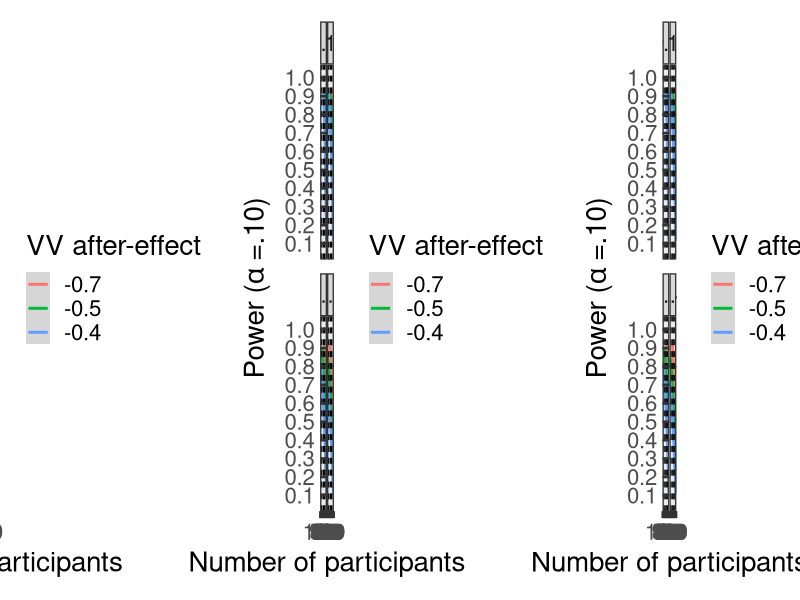

Generate this figure with R:
library(ggplot2)
library(tidyverse)
library(MASS)

#power_intra---------------


power_intra<-function(N = 20, mu1, sigma1, mu2, sigma2,es=0.1,
                      cor = c(0.2, 0.4, 0.6)){
mu_pre_post <- c(pre = mu1, post = mu2)
correlations <- cor
set.seed(1)
n_sims <- 100 # we want 100 simulations
p_vals <- c()
# this vector will contain the power for each sample-size (it needs the initial 0 for the while-loop to work)
cohens_ds <- c()

powers_at_cor <- list()
cohens_ds_at_cor <- list()

for(icor in 1:length(correlations)){ # do a power-simulation for each specified simulation
  n <- 2 # sample-size 
  i <- 2 # index of the while loop for saving things into the right place in the lists
  power_at_n <- c(0) 
  cohens_ds_at_n <- c() 
  sigma <- matrix(c(sigma1^2, sigma1*sigma2*correlations[icor], 
                    sigma1*sigma2*correlations[icor], sigma2^2), 
                  ncol = 2) #var-covar matrix
  while(power_at_n[i-1] < .95){
    for(sim in 1:n_sims){
      bivnorm <- data.frame(mvrnorm(n, mu_pre_post, sigma)) # simulate the bivariate normal
      p_vals[sim] <- t.test(bivnorm$pre, bivnorm$post, paired = TRUE, var.equal = TRUE, conf.level = 0.9)$p.value # run t-test and extract the p-value
      cohens_ds[sim] <- abs((mean(bivnorm$pre)-mean(bivnorm$post))/(sqrt(sd(bivnorm$pre)^2+sd(bivnorm$post)^2-2*cor(bivnorm$pre, bivnorm$post)*sd(bivnorm$pre)*sd(bivnorm$post)))) # we also save the cohens ds that we observed in each simulation
    }
    power_at_n[i] <- mean(p_vals < .10) # check power (i.e. proportion of p-values that are smaller than alpha-level of .10)
    names(power_at_n)[i] <- n
    cohens_ds_at_n[i] <- mean(cohens_ds) # calculate means of cohens ds for each sample-size
    names(cohens_ds_at_n)[i] <- n
    n <- n+1 # increase sample-size by 1
    i <- i+1 # increase index of the while-loop by 1 to save power and cohens d to vector
  }
  power_at_n <- power_at_n[-1] # delete first 0 from the vector
  cohens_ds_at_n <- cohens_ds_at_n[-1] # delete first NA from the vector
  powers_at_cor[[icor]] <- power_at_n # store the entire power curve for this correlation in a list
  cohens_ds_at_cor[[icor]] <- cohens_ds_at_n # do the same for cohens d
  names(powers_at_cor)[[icor]] <- correlations[icor] # name the power-curve in the list according to the tested correlation
  names(cohens_ds_at_cor)[[icor]] <- correlations[icor] # same for cohens d

  list1 <- mapply(cbind, powers_at_cor, "es"=es, SIMPLIFY=F)
  list2 <- mapply(cbind, list1, "cor"=cor, SIMPLIFY=F)
  list3 <- mapply(cbind, list2, "sd"=sigma1, SIMPLIFY=F)
  
  list4<-
    lapply(seq(1:3), function(x){
  c1<-as.data.frame(list3[[x]])
  c1$id<-seq(1:nrow(c1))
  colnames(c1)<-c("power_at_n", "es", "cor", "sd", "id")
  return(c1)
  }
  )
  power_final<-bind_rows(list4)

  return(power_final)
}
}

s<-c(0.8,1, 1.2, 1.4) # different values of sd
power_intra_multiple<-function(sd){
  y<-c(-0.4, -0.5,-0.7)  # different values of after-effects
  ls<-lapply(y, function(x) power_intra(N= 15, mu1 = 0, mu2 = x, 
                                        sigma1 = sd, sigma2 =sd, es = x))
  df<-bind_rows(ls)
  return(df)
}

ls2<-lapply(s, function(x) power_intra_multiple(sd = x))
df_intra<-bind_rows(ls2)
write.table(df_intra, file = "VV_SIMU_intra", append = FALSE, sep = " ", dec = ".",
            row.names = TRUE, col.names = TRUE)


df_intra6<-df_intra[df_intra$cor == 0.6,]
df_intra4<-df_intra[df_intra$cor == 0.4,]
df_intra2<-df_intra[df_intra$cor == 0.2,]
 
 p6<-ggplot(data= df_intra4, aes(x=id, y = power_at_n, 
                                 col = as.factor(es)))+
   # geom_point(size=1)+
   geom_hline(yintercept = .80)+
   scale_y_continuous(breaks=seq(0,1,.1))+
   scale_x_continuous(limits = c(0,100), breaks=seq(0,100,10))+
   scale_color_discrete(name = "VV after-effect")+
   geom_smooth()+
   labs(x = "Number of participants",
        y = expression("Power ("*alpha~"=.10)"))+
   geom_vline(xintercept = c(30, 50, 80), lty = "dashed")+
   theme_bw(base_size = 20)+
   facet_wrap(~ sd)
 
 p4<-ggplot(data= df_intra4, aes(x=id, y = power_at_n, 
                              col = as.factor(es)))+
  # geom_point(size=1)+
  geom_hline(yintercept = .80)+
  scale_y_continuous(breaks=seq(0,1,.1))+
  scale_x_continuous(limits = c(0,100), breaks=seq(0,100,10))+
  scale_color_discrete(name = "VV after-effect")+
  geom_smooth()+
  labs(x = "Number of participants",
       y = expression("Power ("*alpha~"=.10)"))+
  geom_vline(xintercept = c(30, 50, 80), lty = "dashed")+
  theme_bw(base_size = 20)+
  facet_wrap(~ sd)
 
 p2<-ggplot(data= df_intra2, aes(x=id, y = power_at_n, 
                                 col = as.factor(es)))+
   # geom_point(size=1)+
   geom_hline(yintercept = .80)+
   scale_y_continuous(breaks=seq(0,1,.1))+
   scale_x_continuous(limits = c(0,100), breaks=seq(0,100,10))+
   scale_color_discrete(name = "VV after-effect")+
   geom_smooth()+
   labs(x = "Number of participants",
        y = expression("Power ("*alpha~"=.10)"))+
   geom_vline(xintercept = c(30, 50, 80), lty = "dashed")+
   theme_bw(base_size = 20)+
   facet_wrap(~ sd)
library(patchwork) 
png("VV_SIMU_INTRA.png", units="in", width=36, height=12, res=200)
p2+p4+p6
dev.off()
